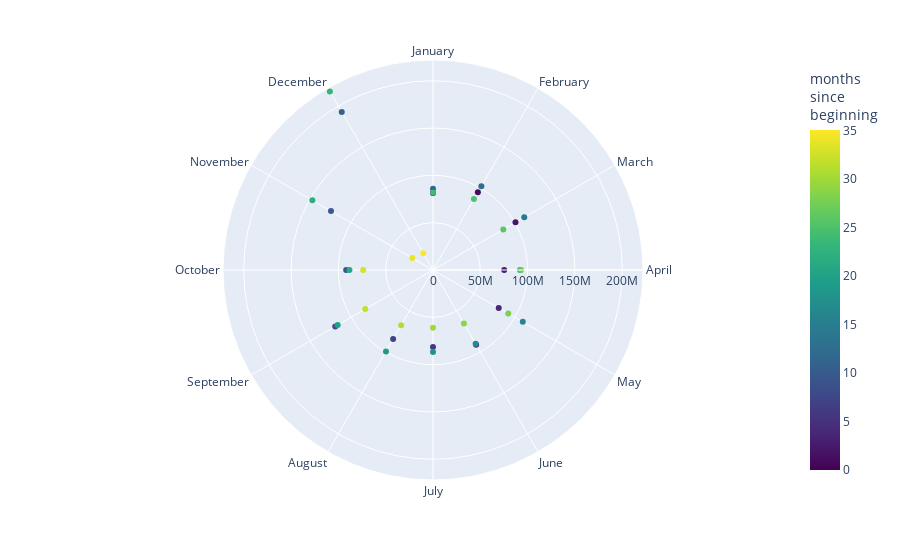

Write notebook code for a chart like this one.
### Code cell
months = ['', 'January', 'February', 'March', 'April', 'May', 'June', 'July', 
          'August', 'September', 'October', 'November', 'December']
day_sales = sales_train.groupby(['year', 'month'])['income'].sum().reset_index()
day_sales.loc[:, 'month'] = day_sales.month.apply(lambda x: months[x])
day_sales = day_sales.reset_index()
fig = px.scatter_polar(
    day_sales, r='income', theta='month', color='index', 
    color_continuous_scale='viridis')
fig.update_layout(
    coloraxis_colorbar=dict(
        title="months<br>since<br>beginning",
    ),
)

### Figure 1 — Plotly figure (JSON) as saved in the notebook; plotly's stock layout.template omitted (floating-point values rounded to 4 significant figures)
{"data": [{"hovertemplate": "income=%{r}<br>month=%{theta}<br>index=%{marker.color}<extra></extra>", "legendgroup": "", "marker": {"color": [0, 1, 2, 3, 4, 5, 6, 7, 8, 9, 10, 11, 12, 13, 14, 15, 16, 17, 18, 19, 20, 21, 22, 23, 24, 25, 26, 27, 28, 29, 30, 31, 32, 33, 34, 35], "coloraxis": "coloraxis", "symbol": "circle"}, "mode": "markers", "name": "", "r": [81360000.0, 94790000.0, 100700000.0, 75250000.0, 80200000.0, 91170000.0, 81450000.0, 84240000.0, 119300000.0, 91770000.0, 124500000.0, 192900000.0, 85870000.0, 102200000.0, 111300000.0, 92130000.0, 109600000.0, 90100000.0, 86550000.0, 99360000.0, 116300000.0, 88270000.0, 147200000.0, 217900000.0, 81660000.0, 86500000.0, 85740000.0, 93020000.0, 91780000.0, 65400000.0, 60970000.0, 67290000.0, 82670000.0, 73770000.0, 25260000.0, 20550000.0], "showlegend": false, "subplot": "polar", "theta": ["January", "February", "March", "April", "May", "June", "July", "August", "September", "October", "November", "December", "January", "February", "March", "April", "May", "June", "July", "August", "September", "October", "November", "December", "January", "February", "March", "April", "May", "June", "July", "August", "September", "October", "November", "December"], "type": "scatterpolar"}], "layout": {"coloraxis": {"colorbar": {"title": {"text": "months<br>since<br>beginning"}}, "colorscale": [[0, "#440154"], [0.1111, "#482878"], [0.2222, "#3e4989"], [0.3333, "#31688e"], [0.4444, "#26828e"], [0.5556, "#1f9e89"], [0.6667, "#35b779"], [0.7778, "#6ece58"], [0.8889, "#b5de2b"], [1, "#fde725"]]}, "legend": {"tracegroupgap": 0}, "margin": {"t": 60}, "polar": {"angularaxis": {"direction": "clockwise", "rotation": 90}, "domain": {"x": [0, 1], "y": [0, 1]}}}}
